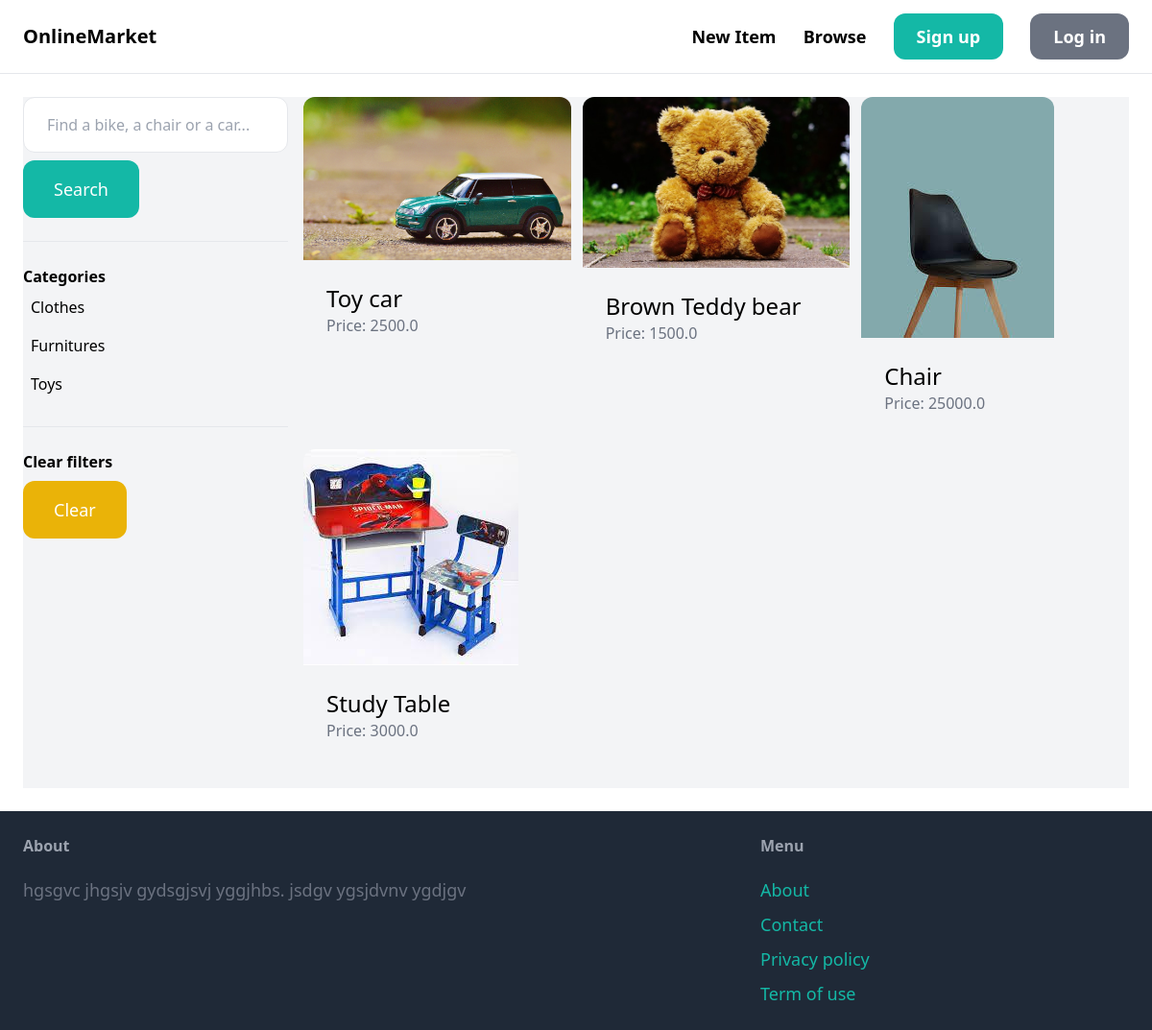
The app's page /items/ with its own data.
### item/models.py (models this page shows, shortened)
class Category(models.Model):
    name = models.CharField(max_length=255)
    class Meta:
        ordering = ( 'name', )
        verbose_name_plural = 'Categories' #this is for correcting the spelling from Categorys to categories of admin

class Item(models.Model):
    Category = models.ForeignKey(Category, related_name='items', on_delete=models.CASCADE)
    name = models.CharField(max_length=255)
    description = models.TextField(blank=True, null=True)
    price = models.FloatField()
    image = models.ImageField(upload_to='item_images', blank=True, null=True)
    is_sold = models.BooleanField(default=False)
    creates_by = models.ForeignKey(User, related_name='items', on_delete=models.CASCADE)
    created_at = models.DateTimeField(auto_now_add=True)

### item/views.py (the view)
# urls.py: path('', views.items,name='items'),
def items(request):
    query = request.GET.get('query', '')
    Category_id = request.GET.get('category', 0)
    Categories =  Category.objects.all()
    items = Item.objects.filter(is_sold=False)
    if Category_id:
        items = items.filter(Category_id=Category_id)
    if query:
        items = items.filter(Q(name__icontains=query) | Q(Description__icontains=query))
    return render(request, 'item/items.html', {
        'items': items,
        'query':query,
        'Categories': Categories,
        'Category_id': int(Category_id),
    })

### item/templates/item/items.html (shortened to what this page needs)
{% extends 'onmarket/base.html' %}
{% block content %}
    <div class="pb-6 grid grid-cols-4 gap-4 bg-gray-100">
        <div class="col-soan-1">
            <form method="get" action="{% url 'item:items' %}">
                <input name="query" class="w-full py-4 px-6 border rounded-xl" type="text" value="{{ query }}" placeholder="Find a bike, a chair or a car...">
                <button class="mt-2 py-4 px-8 text-lg bg-teal-500 text-white rounded-xl">Search</button>
            </form>
            <hr class="my-6 ">
            <p class="font-semibold">Categories</p>
            <ul>
                {% for Category in Categories %}
                    <li class="py-2 px-2 rounded-xl{% if Category.id == category_id %} bg-gray-200{% endif %}">
                        <a href="{% url 'item:items' %}?query={{ query }}&category={{ Category.id }}">{{ Category.name }}</a>
                    </li>
                {% endfor %}
            </ul>
            <hr class="my-6 ">
            <p class="font-semibold">Clear filters</p>
            <ul>
                <li>
                    <a href="{% url 'item:items' %}" class="mt-2 py-4 px-8 inline-block bg-yellow-500 text-lg rounded-xl text-white">Clear</a>
                </li>
            </ul>
        </div>
        <div class="col-span-3">
            <div class="grid grid-cols-3 gap-3">
                {% for item in items %}
                    <div>
                        <a href="{% url 'item:detail' item.id %}">
                            <div>
                                <img src="{{ item.image.url }}" class="rounded-t-xl">
                            </div>
                            <div class="p-6 bg-gray rounded-b-xl">
                                <h2 class="text-2xl">{{ item.name }}</h2>
                                <p class="text-gray-500">Price: {{ item.price }}</p>
                            </div>
                        </a>
                    </div>
                {% endfor %}
            </div>
        </div>
    </div>
{% endblock %}

### records on screen
Category: name "Clothes"
Category: name "Furnitures"
Category: name "Toys"
Item: image (picture), name "Toy car", price "2500.0"
Item: image (picture), name "Brown Teddy bear", price "1500.0"
Item: image (picture), name "Chair", price "25000.0"
Item: image (picture), name "Study Table", price "3000.0"
